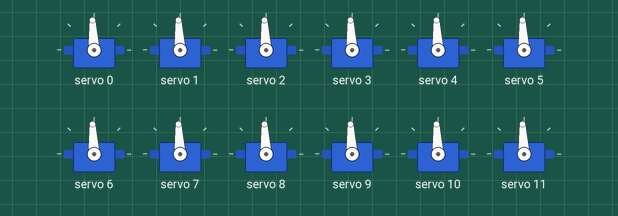
Simulated run of this sketch. Board: Arduino Uno, built with avr-gcc and run on an emulated ATmega328P. Shown: 12 × servo.

Above: at 0.1 s.
At 1.1 s:
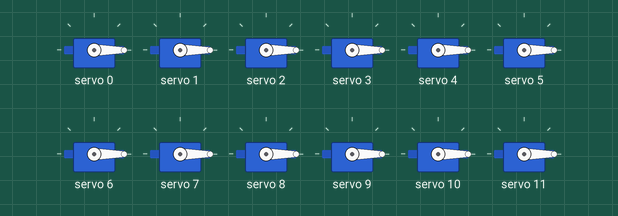
Timing chart, 0 to 2.6 s (numbered marks = the images above):
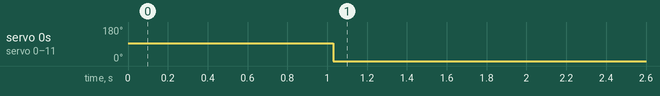

The sketch:

PCA9685_12_servo_test.ino
```cpp
// Arduino Uno R3 + PCA9685 (Adafruit PWM Servo Driver)
// Moves 12 servos: all to 90°, wait 5s; all to 0°, wait 5s; loop.

#include <Wire.h>
#include <Adafruit_PWMServoDriver.h>

Adafruit_PWMServoDriver pwm = Adafruit_PWMServoDriver(0x40);

// Tune these to your servos. Start with 500–2500 µs, then refine.
const uint16_t MIN_PULSE_US = 500;   // microseconds at 0°
const uint16_t MAX_PULSE_US = 2500;  // microseconds at 180°
const float    SERVO_FREQ   = 50.0;  // Hz

// Channels 0–11 used for 12 servos
const uint8_t SERVO_CH[12] = {
  0, 1, 2,   // Leg 1: servos 1–3
  3, 4, 5,   // Leg 2: servos 4–6
  6, 7, 8,   // Leg 3 (rear): servos 7–9
  9,10,11    // Leg 4 (rear): servos 10–12
};

uint16_t usToTicks(uint16_t us) {
  // PCA9685: 4096 ticks per period
  // ticks = us * 4096 / (1e6 / freq) = us * freq * 4096 / 1e6
  float ticks = (float)us * SERVO_FREQ * 4096.0f / 1000000.0f;
  if (ticks < 0)   ticks = 0;
  if (ticks > 4095) ticks = 4095;
  return (uint16_t)(ticks + 0.5f);
}

uint16_t angleToUs(float angleDeg) {
  if (angleDeg < 0) angleDeg = 0;
  if (angleDeg > 180) angleDeg = 180;
  return (uint16_t)(MIN_PULSE_US + (MAX_PULSE_US - MIN_PULSE_US) * (angleDeg / 180.0f));
}

void writeAngle(uint8_t ch, float angleDeg) {
  uint16_t us = angleToUs(angleDeg);
  uint16_t ticks = usToTicks(us);
  pwm.setPWM(ch, 0, ticks);
}

void writeAll(float angleDeg) {
  for (uint8_t i = 0; i < 12; i++) {
    writeAngle(SERVO_CH[i], angleDeg);
  }
}

void setup() {
  Wire.begin();                 // Uno R3: SDA=A4, SCL=A5
  pwm.begin();
  pwm.setPWMFreq(SERVO_FREQ);   // 50 Hz for hobby servos
  delay(10);

  // Optional: move to a safe midpoint on boot
  writeAll(90);
  delay(1000);
}

void loop() {
  // Stand
  writeAll(0);
  delay(5000);  // 5 s

  // Rest
  writeAll(0);
  delay(5000);  // 5 s
}
```

Measured:
- by itself, servo 0–11: 93° → 0° at 1.0 s
